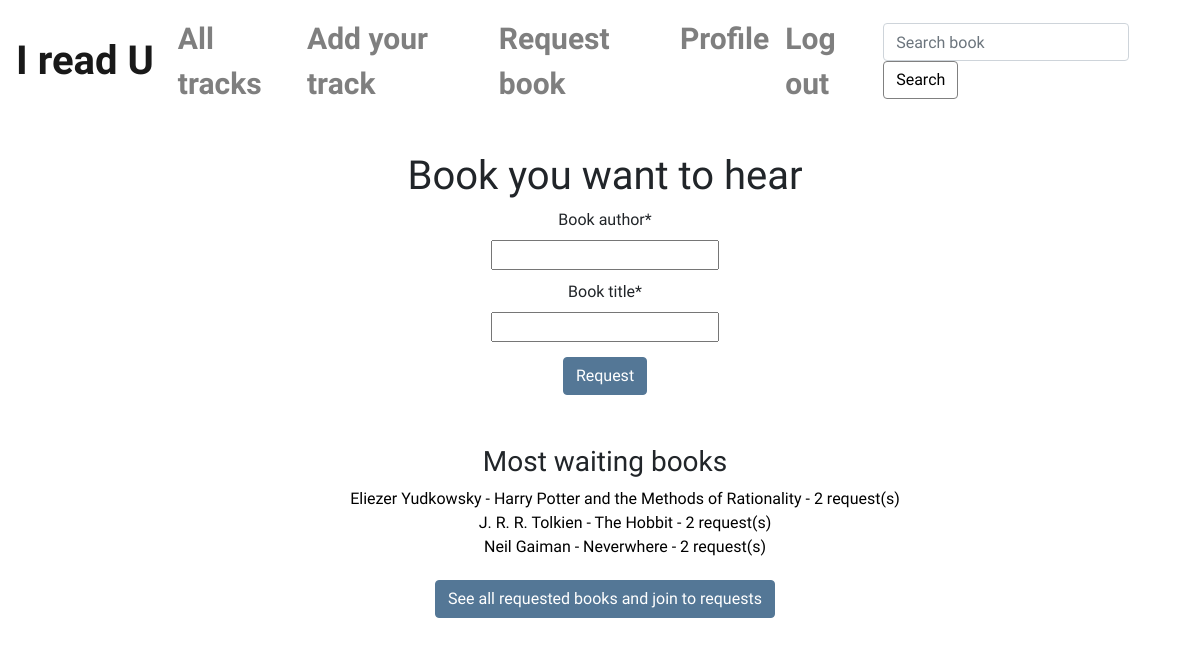
Page /claim (signed in) on the committed database.
### books/models.py (models this page shows, shortened)
class Book(models.Model):
    author = models.ForeignKey("Writer", on_delete=models.CASCADE, related_name="writers", default=None)
    title = models.CharField(max_length=100)
    favorites = models.ManyToManyField("User", related_name="lovers", default=None, blank=True)
    claimants = models.ManyToManyField("User", related_name="claimants", default=None, blank=True)
    def count_claimants(self):
        return self.claimants.count()

class Writer(models.Model):
    name =  models.CharField(max_length=100)
    def __str__(self):
        return self.name

### books/views.py (the view)
# urls.py: path("claim", views.claim, name="claim"),
def claim(request):
    all_claims = Book.objects.all().annotate(num_claims=Count('claimants')).order_by('-num_claims')
    claims = []
    for book in all_claims:
        counter = book.count_claimants()
        if counter > 0:
            claims.append(book)
    read = []
    for track in Track.objects.filter(is_published=True):
        read.append(track.book)
    user = request.user
    if request.method == "POST":
        form = ClaimForm(request.POST)
        if form.is_valid():
            b_author = form.cleaned_data['book_author']
            b_title = form.cleaned_data['book_title']
            writer, created = Writer.objects.get_or_create(name=b_author)
            writer.save()
            book = form.save(commit=False)
            book.author = writer
            book.title = b_title
            book.save()
            book.claimants.add(user)
            book.save()
            return HttpResponseRedirect(reverse("requested"))
    else:
        form = ClaimForm()
        return render(request, 'books/claim.html', {
            'form': form,
            'claims': claims[:3],
            'read': read
        })

### books/views.py
class ClaimForm(forms.ModelForm):
    book_author = forms.CharField(required=True)
    book_title = forms.CharField(required=True)
    class Meta:
        model = Book
        fields = ('book_author', 'book_title')

### books/templates/books/claim.html (shortened to what this page needs)
{% extends "books/layout.html" %}
{% load static %}
{% load crispy_forms_tags %}
{% block body %}
<div id="request-body">
    <h1>Book you want to hear</h1>
        {% if user.is_authenticated %}
        <div>
            <form action="{% url 'claim' %}" method="post" enctype="multipart/form-data">
                {{ form|crispy }}
                <input class="btn btn-primary" type="submit" value="Request">
            </form>
        </div>
        {% else %}
        <h5>You need to <a href="{% url 'login' %}"> Log in</a> to make requests.</h5>
        {% endif %}
        <div id="claims">
            <h3>Most waiting books</h3>
            <ul>
                {% for book in claims %}
                    <li>
                        <a href="{% url 'book' book.id %}">{{ book.author }} - {{ book.title }} - {{ book.count_claimants }} request(s)</a>
                    </li>
                {% empty %}
                    <li>No claimed books yet.</li>
                {% endfor %}
            </ul>
            <a id="see-all-req" class="btn btn-primary" href="{% url 'requested' %}">See all requested books and join to requests</a>
        </div>
</div>
{% endblock %}

### books/static/books/styles.css (style rules this page uses)
body { font-family: 'Martel', serif; background-image: url("imgs/yep.jpg"); background-repeat: no-repeat; background-attachment: fixed; background-size: 100% 100%; }
ul { list-style-type: none; }
a { color: #000000; text-decoration: none }
.btn-primary { background-color: #547796; border-color: #547796; margin-top: 5px; }
.control-group { margin-bottom: 10px; }
#request-body { text-align: center; }
#claims { margin-top: 50px; }

### rows in the picture
Book: author "Eliezer Yudkowsky", title "Harry Potter and the Methods of Rationality", count_claimants "2"
Book: author "J. R. R. Tolkien", title "The Hobbit", count_claimants "2"
Book: author "Neil Gaiman", title "Neverwhere", count_claimants "2"
